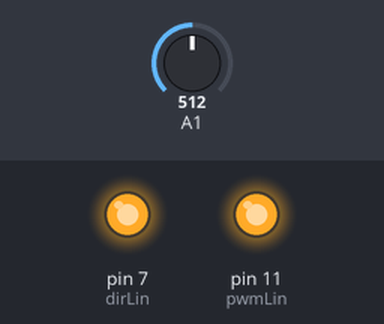
A sketch run on a simulated Arduino Uno, built with avr-gcc and run on an emulated ATmega328P. Parts: output pins drawn as LEDs (lit = HIGH). The test bench sets the inputs (shaded band); at power-on: A1 = 512. What the sketch prints to the serial monitor is not drawn.

Above: at 0.1 s.
At 17.1 s:
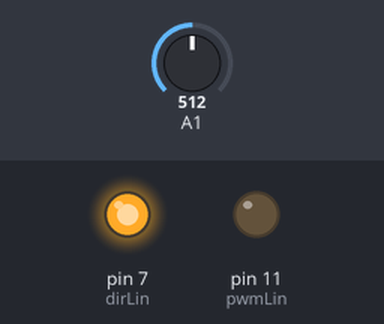
Timing chart, 0 to 18.6 s (numbered marks = the images above):
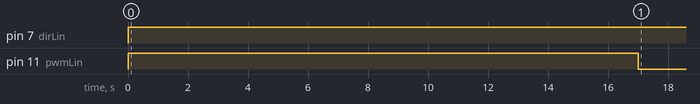

The sketch:

ArmLin_Test2.ino
```cpp
int pwmLin = 11;
int dirLin = 7;
int linLimit = 15000; // Linear actuator's full time to reach limit is 15.5 seconds

void setup()
{
  pinMode(pwmLin, OUTPUT);
  pinMode(dirLin, OUTPUT);
  Serial.begin(9600);
}

void loop()
{
  digitalWrite(dirLin, HIGH);
  analogWrite(pwmLin, 255);
  delay(linLimit+2000);
  while(1)
  {
    digitalWrite(pwmLin, LOW);
    Serial.println(analogRead(1));
  }

}
```

Measured:
- by itself, pin 7 (dirLin): LOW → HIGH at 0.00 s
- by itself, pin 11 (pwmLin): LOW → HIGH at 0.00 s, → LOW 17.0 s later
